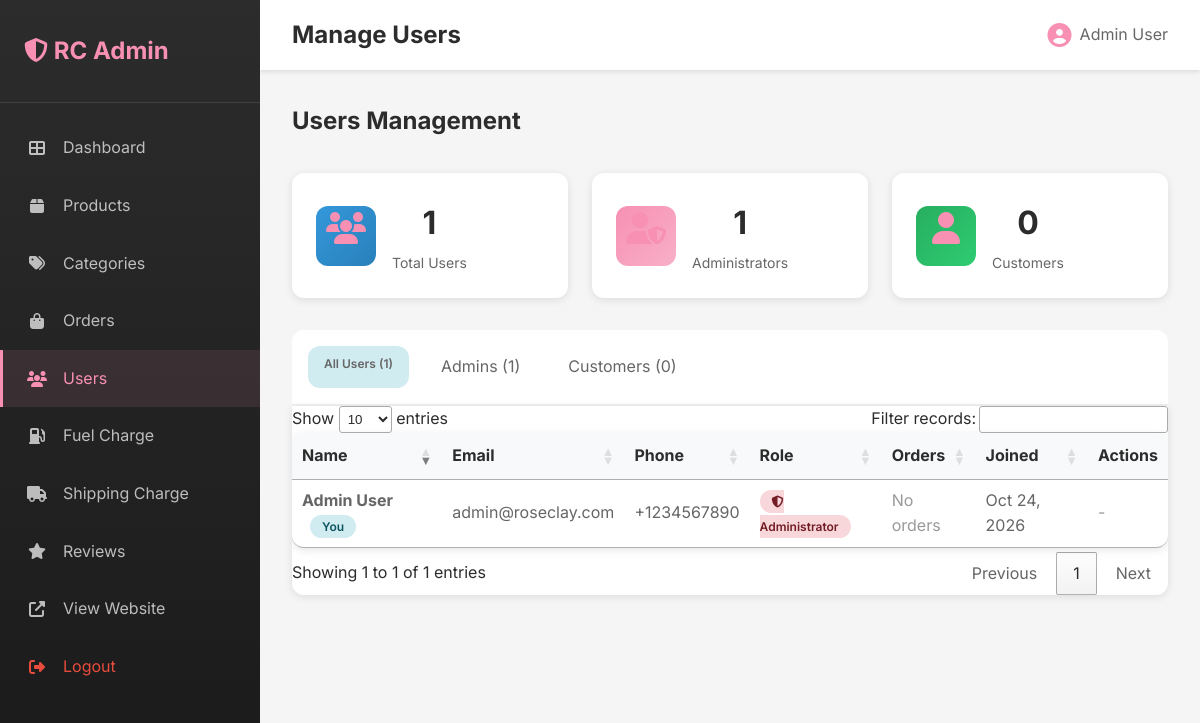
The page /admin/users.php (signed in) on the database its author committed.
### tables this page shows
CREATE TABLE users (
    id INT AUTO_INCREMENT PRIMARY KEY,
    first_name VARCHAR(100) NOT NULL,
    last_name VARCHAR(100) NOT NULL,
    email VARCHAR(255) UNIQUE NOT NULL,
    phone VARCHAR(20),
    password VARCHAR(255) NOT NULL,
    date_of_birth DATE,
    is_admin TINYINT(1) DEFAULT 0,
    created_at TIMESTAMP DEFAULT CURRENT_TIMESTAMP,
    updated_at TIMESTAMP DEFAULT CURRENT_TIMESTAMP ON UPDATE CURRENT_TIMESTAMP,
    INDEX idx_email (email)
);

### admin/users.php (the view, shortened to what this page needs)
<?php
require_once '../config.php';
$role_filter = isset($_GET['role']) ? sanitize($_GET['role']) : 'all';
if ($role_filter == 'admin') {
    $users = $conn->query("SELECT * FROM users WHERE is_admin = 1 ORDER BY created_at DESC");
} elseif ($role_filter == 'customer') {
    $users = $conn->query("SELECT * FROM users WHERE is_admin = 0 ORDER BY created_at DESC");
} else {
    $users = $conn->query("SELECT * FROM users ORDER BY created_at DESC");
}
$stats = [];
$stats['total'] = $conn->query("SELECT COUNT(*) as count FROM users")->fetch_assoc()['count'];
$stats['admins'] = $conn->query("SELECT COUNT(*) as count FROM users WHERE is_admin = 1")->fetch_assoc()['count'];
$stats['customers'] = $conn->query("SELECT COUNT(*) as count FROM users WHERE is_admin = 0")->fetch_assoc()['count'];
include 'includes/header.php';
?>
<h2 style="margin-bottom: 2rem;">Users Management</h2>
<div class="admin-stats" style="margin-bottom: 2rem;">
    <div class="stat-card">
        <div class="stat-icon info">
            <i class="fas fa-users"></i>
        </div>
        <div class="stat-info">
            <h3><?php echo $stats['total']; ?></h3>
            <p>Total Users</p>
        </div>
    </div>
    <div class="stat-card">
        <div class="stat-icon primary">
            <i class="fas fa-user-shield"></i>
        </div>
        <div class="stat-info">
            <h3><?php echo $stats['admins']; ?></h3>
            <p>Administrators</p>
        </div>
    </div>
    <div class="stat-card">
        <div class="stat-icon success">
            <i class="fas fa-user"></i>
        </div>
        <div class="stat-info">
            <h3><?php echo $stats['customers']; ?></h3>
            <p>Customers</p>
        </div>
    </div>
</div>
<div style="background: white; padding: 1rem; border-radius: 12px 12px 0 0; display: flex; gap: 1rem; border-bottom: 2px solid #f0f0f0;">
    <a href="users.php?role=all" class="<?php echo $role_filter == 'all' ? 'badge badge-info' : ''; ?>"
       style="padding: 0.5rem 1rem; text-decoration: none; color: #666;">
        All Users (<?php echo $stats['total']; ?>)
    </a>
    <a href="users.php?role=admin" class="<?php echo $role_filter == 'admin' ? 'badge badge-primary' : ''; ?>"
       style="padding: 0.5rem 1rem; text-decoration: none; color: #666;">
        Admins (<?php echo $stats['admins']; ?>)
    </a>
    <a href="users.php?role=customer" class="<?php echo $role_filter == 'customer' ? 'badge badge-success' : ''; ?>"
       style="padding: 0.5rem 1rem; text-decoration: none; color: #666;">
        Customers (<?php echo $stats['customers']; ?>)
    </a>
</div>
<div style="background: white; border-radius: 0 0 12px 12px; overflow: hidden; box-shadow: 0 2px 8px rgba(0,0,0,0.1);">
    <table class="admin-table">
        <thead>
            <tr>
                <th>Name</th>
                <th>Email</th>
                <th>Phone</th>
                <th>Role</th>
                <th>Orders</th>
                <th>Joined</th>
                <th>Actions</th>
            </tr>
        </thead>
        <tbody>
            <?php if ($users->num_rows > 0): ?>
                <?php while($user = $users->fetch_assoc()): ?>
                <?php
                $order_count = $conn->query("SELECT COUNT(*) as count FROM orders WHERE user_id = " . $user['id'])->fetch_assoc()['count'];
                ?>
                <tr>
                    <td>
                        <strong><?php echo $user['first_name'] . ' ' . $user['last_name']; ?></strong>
                        <?php if ($user['id'] == $_SESSION['admin_id']): ?>
                        <span class="badge badge-info" style="margin-left: 0.5rem;">You</span>
                        <?php endif; ?>
                    </td>
                    <td><?php echo $user['email']; ?></td>
                    <td><?php echo $user['phone'] ?? '-'; ?></td>
                    <td>
                        <?php if ($user['is_admin']): ?>
                        <span class="badge badge-danger">
                            <i class="fas fa-shield-alt"></i> Administrator
                        </span>
                        <?php else: ?>
                        <span class="badge badge-success">
                            <i class="fas fa-user"></i> Customer
                        </span>
                        <?php endif; ?>
                    </td>
                    <td>
                        <?php if ($order_count > 0): ?>
                        <span class="badge badge-info"><?php echo $order_count; ?> orders</span>
                        <?php else: ?>
                        <span style="color: #999;">No orders</span>
                        <?php endif; ?>
                    </td>
                    <td><?php echo date('M d, Y', strtotime($user['created_at'])); ?></td>
                    <td>
                        <?php if ($user['id'] != $_SESSION['admin_id']): ?>
                        <form method="POST" style="display: inline;" onsubmit="return confirm('Toggle admin role for this user?');">
                            <input type="hidden" name="action" value="toggle_admin">
                            <input type="hidden" name="user_id" value="<?php echo $user['id']; ?>">
                            <button type="submit" class="btn-admin btn-admin-secondary"
                                    style="font-size: 0.875rem; padding: 0.375rem 0.75rem;">
                                <i class="fas fa-user-cog"></i> Toggle Role
                            </button>
                        </form>
                        <form method="POST" style="display: inline;" onsubmit="return confirm('Delete this user? This action cannot be undone.');">
                            <input type="hidden" name="action" value="delete">
                            <input type="hidden" name="user_id" value="<?php echo $user['id']; ?>">
                            <button type="submit" class="btn-admin btn-admin-danger"
                                    style="font-size: 0.875rem; padding: 0.375rem 0.75rem;">
                                <i class="fas fa-trash"></i>
                            </button>
                        </form>
                        <?php else: ?>
                        <span style="color: #999;">-</span>
                        <?php endif; ?>
                    </td>
                </tr>
                <?php endwhile; ?>
            <?php endif; ?>
        </tbody>
    </table>
</div>
<?php include 'includes/footer.php'; ?>

### pages-styles.css (style rules this page uses)
.stat-card { background: var(--bg-light); padding: var(--spacing-lg); border-radius: var(--radius-lg); text-align: center; }
.stat-card i { font-size: 2rem; color: var(--primary-color); margin-bottom: var(--spacing-sm); }
.stat-card h3 { font-size: 2rem; font-weight: 700; color: var(--text-dark); margin-bottom: 0.25rem; }
.stat-card p { font-size: 0.875rem; color: var(--text-muted); }

### admin/admin-style.css (style rules this page uses)
.admin-body { margin: 0; padding: 0; font-family: 'Inter', sans-serif; background: #f5f5f5; }
.admin-stats { display: grid; grid-template-columns: repeat(auto-fit, minmax(250px, 1fr)); gap: 1.5rem; margin-bottom: 2rem; }
.stat-card { background: white; padding: 1.5rem; border-radius: 12px; box-shadow: 0 2px 8px rgba(0, 0, 0, 0.1); display: flex; align-items: center; gap: 1rem; }
.stat-icon { width: 60px; height: 60px; border-radius: 12px; display: flex; align-items: center; justify-content: center; font-size: 1.5rem; }
.stat-icon.primary { background: linear-gradient(135deg, #F790B2 0%, #F8B0C8 100%); color: white; }
.stat-icon.success { background: linear-gradient(135deg, #27ae60 0%, #2ecc71 100%); color: white; }
.stat-icon.info { background: linear-gradient(135deg, #3498db 0%, #2980b9 100%); color: white; }
.stat-info h3 { margin: 0 0 0.25rem 0; font-size: 2rem; color: #2c2c2c; }
.stat-info p { margin: 0; color: #666; font-size: 0.875rem; }
.admin-table { width: 100%; background: white; border-radius: 12px; overflow: hidden; box-shadow: 0 2px 8px rgba(0, 0, 0, 0.1); }
.admin-table thead { background: #f8f9fa; }
.admin-table th { padding: 1rem; text-align: left; font-weight: 600; color: #2c2c2c; border-bottom: 2px solid #dee2e6; }
.admin-table td { padding: 1rem; border-bottom: 1px solid #dee2e6; color: #666; }
.admin-table tr:last-child td { border-bottom: none; }
.badge { padding: 0.25rem 0.75rem; border-radius: 12px; font-size: 0.75rem; font-weight: 600; }
.badge-danger { background: #f8d7da; color: #721c24; }
.badge-info { background: #d1ecf1; color: #0c5460; }

### rows shown on the page
users: first_name "Admin", last_name "User", shows "You", email "admin@roseclay.com", phone "+1234567890", is_admin 1 (drawn), shows "No orders", created_at "Oct 24, 2026"

### other values the page prints
$page_title "Manage Users"
$_SESSION['admin_name'] "Admin User"
$stats['total'] "1"
$stats['admins'] "1"
$stats['customers'] "0"
